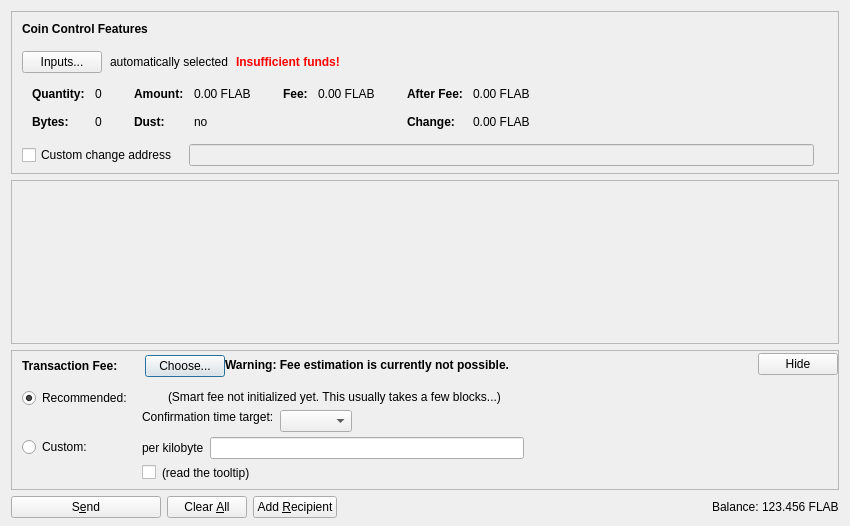
<?xml version="1.0" encoding="UTF-8"?>
<ui version="4.0">
 <class>SendCoinsDialog</class>
 <widget class="QDialog" name="SendCoinsDialog">
  <property name="geometry">
   <rect>
    <x>0</x>
    <y>0</y>
    <width>850</width>
    <height>526</height>
   </rect>
  </property>
  <property name="windowTitle">
   <string>Send Coins</string>
  </property>
  <layout class="QVBoxLayout" name="verticalLayout" stretch="0,1,0,0">
   <property name="bottomMargin">
    <number>8</number>
   </property>
   <item>
    <widget class="QFrame" name="frameCoinControl">
     <property name="sizePolicy">
      <sizepolicy hsizetype="Expanding" vsizetype="Expanding">
       <horstretch>0</horstretch>
       <verstretch>0</verstretch>
      </sizepolicy>
     </property>
     <property name="maximumSize">
      <size>
       <width>16777215</width>
       <height>16777215</height>
      </size>
     </property>
     <property name="frameShape">
      <enum>QFrame::StyledPanel</enum>
     </property>
     <property name="frameShadow">
      <enum>QFrame::Sunken</enum>
     </property>
     <layout class="QVBoxLayout" name="verticalLayoutCoinControl2">
      <property name="spacing">
       <number>0</number>
      </property>
      <property name="leftMargin">
       <number>0</number>
      </property>
      <property name="topMargin">
       <number>0</number>
      </property>
      <property name="rightMargin">
       <number>0</number>
      </property>
      <property name="bottomMargin">
       <number>6</number>
      </property>
      <item>
       <layout class="QVBoxLayout" name="verticalLayoutCoinControl" stretch="0,0,0,0,1">
        <property name="spacing">
         <number>0</number>
        </property>
        <property name="leftMargin">
         <number>10</number>
        </property>
        <property name="topMargin">
         <number>10</number>
        </property>
        <item>
         <layout class="QHBoxLayout" name="horizontalLayoutCoinControl1">
          <property name="bottomMargin">
           <number>15</number>
          </property>
          <item>
           <widget class="QLabel" name="labelCoinControlFeatures">
            <property name="sizePolicy">
             <sizepolicy hsizetype="Preferred" vsizetype="Maximum">
              <horstretch>0</horstretch>
              <verstretch>0</verstretch>
             </sizepolicy>
            </property>
            <property name="font">
             <font>
              <weight>75</weight>
              <bold>true</bold>
             </font>
            </property>
            <property name="styleSheet">
             <string notr="true">font-weight:bold;</string>
            </property>
            <property name="text">
             <string>Coin Control Features</string>
            </property>
           </widget>
          </item>
         </layout>
        </item>
        <item>
         <layout class="QHBoxLayout" name="horizontalLayoutCoinControl2" stretch="0,0,0,0">
          <property name="spacing">
           <number>8</number>
          </property>
          <property name="bottomMargin">
           <number>10</number>
          </property>
          <item>
           <widget class="QPushButton" name="pushButtonCoinControl">
            <property name="styleSheet">
             <string notr="true"/>
            </property>
            <property name="text">
             <string>Inputs...</string>
            </property>
            <property name="autoDefault">
             <bool>false</bool>
            </property>
           </widget>
          </item>
          <item>
           <widget class="QLabel" name="labelCoinControlAutomaticallySelected">
            <property name="text">
             <string>automatically selected</string>
            </property>
            <property name="margin">
             <number>5</number>
            </property>
           </widget>
          </item>
          <item>
           <widget class="QLabel" name="labelCoinControlInsuffFunds">
            <property name="font">
             <font>
              <weight>75</weight>
              <bold>true</bold>
             </font>
            </property>
            <property name="styleSheet">
             <string notr="true">color:red;font-weight:bold;</string>
            </property>
            <property name="text">
             <string>Insufficient funds!</string>
            </property>
            <property name="margin">
             <number>5</number>
            </property>
           </widget>
          </item>
          <item>
           <spacer name="horizontalSpacerCoinControl">
            <property name="orientation">
             <enum>Qt::Horizontal</enum>
            </property>
            <property name="sizeHint" stdset="0">
             <size>
              <width>40</width>
              <height>1</height>
             </size>
            </property>
           </spacer>
          </item>
         </layout>
        </item>
        <item>
         <widget class="QWidget" name="widgetCoinControl" native="true">
          <property name="sizePolicy">
           <sizepolicy hsizetype="Preferred" vsizetype="Preferred">
            <horstretch>0</horstretch>
            <verstretch>0</verstretch>
           </sizepolicy>
          </property>
          <property name="minimumSize">
           <size>
            <width>0</width>
            <height>0</height>
           </size>
          </property>
          <property name="styleSheet">
           <string notr="true"/>
          </property>
          <layout class="QHBoxLayout" name="horizontalLayoutCoinControl5">
           <property name="leftMargin">
            <number>0</number>
           </property>
           <property name="topMargin">
            <number>0</number>
           </property>
           <property name="rightMargin">
            <number>0</number>
           </property>
           <property name="bottomMargin">
            <number>0</number>
           </property>
           <item>
            <layout class="QHBoxLayout" name="horizontalLayoutCoinControl3" stretch="0,0,0,1">
             <property name="spacing">
              <number>20</number>
             </property>
             <property name="topMargin">
              <number>0</number>
             </property>
             <property name="bottomMargin">
              <number>10</number>
             </property>
             <item>
              <layout class="QFormLayout" name="formLayoutCoinControl1">
               <property name="horizontalSpacing">
                <number>10</number>
               </property>
               <property name="verticalSpacing">
                <number>14</number>
               </property>
               <property name="leftMargin">
                <number>10</number>
               </property>
               <property name="topMargin">
                <number>4</number>
               </property>
               <property name="rightMargin">
                <number>6</number>
               </property>
               <item row="0" column="0">
                <widget class="QLabel" name="labelCoinControlQuantityText">
                 <property name="font">
                  <font>
                   <weight>75</weight>
                   <bold>true</bold>
                  </font>
                 </property>
                 <property name="text">
                  <string>Quantity:</string>
                 </property>
                 <property name="margin">
                  <number>0</number>
                 </property>
                </widget>
               </item>
               <item row="0" column="1">
                <widget class="QLabel" name="labelCoinControlQuantity">
                 <property name="cursor">
                  <cursorShape>IBeamCursor</cursorShape>
                 </property>
                 <property name="contextMenuPolicy">
                  <enum>Qt::ActionsContextMenu</enum>
                 </property>
                 <property name="text">
                  <string notr="true">0</string>
                 </property>
                 <property name="margin">
                  <number>0</number>
                 </property>
                 <property name="textInteractionFlags">
                  <set>Qt::LinksAccessibleByMouse|Qt::TextSelectableByKeyboard|Qt::TextSelectableByMouse</set>
                 </property>
                </widget>
               </item>
               <item row="1" column="0">
                <widget class="QLabel" name="labelCoinControlBytesText">
                 <property name="font">
                  <font>
                   <weight>75</weight>
                   <bold>true</bold>
                  </font>
                 </property>
                 <property name="text">
                  <string>Bytes:</string>
                 </property>
                </widget>
               </item>
               <item row="1" column="1">
                <widget class="QLabel" name="labelCoinControlBytes">
                 <property name="cursor">
                  <cursorShape>IBeamCursor</cursorShape>
                 </property>
                 <property name="contextMenuPolicy">
                  <enum>Qt::ActionsContextMenu</enum>
                 </property>
                 <property name="text">
                  <string notr="true">0</string>
                 </property>
                 <property name="textInteractionFlags">
                  <set>Qt::LinksAccessibleByMouse|Qt::TextSelectableByKeyboard|Qt::TextSelectableByMouse</set>
                 </property>
                </widget>
               </item>
              </layout>
             </item>
             <item>
              <layout class="QFormLayout" name="formLayoutCoinControl2">
               <property name="horizontalSpacing">
                <number>10</number>
               </property>
               <property name="verticalSpacing">
                <number>14</number>
               </property>
               <property name="leftMargin">
                <number>6</number>
               </property>
               <property name="topMargin">
                <number>4</number>
               </property>
               <property name="rightMargin">
                <number>6</number>
               </property>
               <item row="0" column="0">
                <widget class="QLabel" name="labelCoinControlAmountText">
                 <property name="font">
                  <font>
                   <weight>75</weight>
                   <bold>true</bold>
                  </font>
                 </property>
                 <property name="text">
                  <string>Amount:</string>
                 </property>
                 <property name="margin">
                  <number>0</number>
                 </property>
                </widget>
               </item>
               <item row="0" column="1">
                <widget class="QLabel" name="labelCoinControlAmount">
                 <property name="cursor">
                  <cursorShape>IBeamCursor</cursorShape>
                 </property>
                 <property name="contextMenuPolicy">
                  <enum>Qt::ActionsContextMenu</enum>
                 </property>
                 <property name="text">
                  <string notr="true">0.00 FLAB</string>
                 </property>
                 <property name="textInteractionFlags">
                  <set>Qt::LinksAccessibleByMouse|Qt::TextSelectableByKeyboard|Qt::TextSelectableByMouse</set>
                 </property>
                </widget>
               </item>
               <item row="1" column="0">
                <widget class="QLabel" name="labelCoinControlLowOutputText">
                 <property name="font">
                  <font>
                   <weight>75</weight>
                   <bold>true</bold>
                  </font>
                 </property>
                 <property name="text">
                  <string>Dust:</string>
                 </property>
                </widget>
               </item>
               <item row="1" column="1">
                <widget class="QLabel" name="labelCoinControlLowOutput">
                 <property name="cursor">
                  <cursorShape>IBeamCursor</cursorShape>
                 </property>
                 <property name="contextMenuPolicy">
                  <enum>Qt::ActionsContextMenu</enum>
                 </property>
                 <property name="text">
                  <string notr="true">no</string>
                 </property>
                 <property name="textInteractionFlags">
                  <set>Qt::LinksAccessibleByMouse|Qt::TextSelectableByKeyboard|Qt::TextSelectableByMouse</set>
                 </property>
                </widget>
               </item>
              </layout>
             </item>
             <item>
              <layout class="QFormLayout" name="formLayoutCoinControl3">
               <property name="horizontalSpacing">
                <number>10</number>
               </property>
               <property name="verticalSpacing">
                <number>14</number>
               </property>
               <property name="leftMargin">
                <number>6</number>
               </property>
               <property name="topMargin">
                <number>4</number>
               </property>
               <property name="rightMargin">
                <number>6</number>
               </property>
               <item row="0" column="0">
                <widget class="QLabel" name="labelCoinControlFeeText">
                 <property name="font">
                  <font>
                   <weight>75</weight>
                   <bold>true</bold>
                  </font>
                 </property>
                 <property name="text">
                  <string>Fee:</string>
                 </property>
                 <property name="margin">
                  <number>0</number>
                 </property>
                </widget>
               </item>
               <item row="0" column="1">
                <widget class="QLabel" name="labelCoinControlFee">
                 <property name="cursor">
                  <cursorShape>IBeamCursor</cursorShape>
                 </property>
                 <property name="contextMenuPolicy">
                  <enum>Qt::ActionsContextMenu</enum>
                 </property>
                 <property name="text">
                  <string notr="true">0.00 FLAB</string>
                 </property>
                 <property name="textInteractionFlags">
                  <set>Qt::LinksAccessibleByMouse|Qt::TextSelectableByKeyboard|Qt::TextSelectableByMouse</set>
                 </property>
                </widget>
               </item>
              </layout>
             </item>
             <item>
              <layout class="QFormLayout" name="formLayoutCoinControl4">
               <property name="horizontalSpacing">
                <number>10</number>
               </property>
               <property name="verticalSpacing">
                <number>14</number>
               </property>
               <property name="leftMargin">
                <number>6</number>
               </property>
               <property name="topMargin">
                <number>4</number>
               </property>
               <property name="rightMargin">
                <number>6</number>
               </property>
               <item row="0" column="0">
                <widget class="QLabel" name="labelCoinControlAfterFeeText">
                 <property name="font">
                  <font>
                   <weight>75</weight>
                   <bold>true</bold>
                  </font>
                 </property>
                 <property name="text">
                  <string>After Fee:</string>
                 </property>
                 <property name="margin">
                  <number>0</number>
                 </property>
                </widget>
               </item>
               <item row="0" column="1">
                <widget class="QLabel" name="labelCoinControlAfterFee">
                 <property name="cursor">
                  <cursorShape>IBeamCursor</cursorShape>
                 </property>
                 <property name="contextMenuPolicy">
                  <enum>Qt::ActionsContextMenu</enum>
                 </property>
                 <property name="text">
                  <string notr="true">0.00 FLAB</string>
                 </property>
                 <property name="textInteractionFlags">
                  <set>Qt::LinksAccessibleByMouse|Qt::TextSelectableByKeyboard|Qt::TextSelectableByMouse</set>
                 </property>
                </widget>
               </item>
               <item row="1" column="0">
                <widget class="QLabel" name="labelCoinControlChangeText">
                 <property name="font">
                  <font>
                   <weight>75</weight>
                   <bold>true</bold>
                  </font>
                 </property>
                 <property name="text">
                  <string>Change:</string>
                 </property>
                </widget>
               </item>
               <item row="1" column="1">
                <widget class="QLabel" name="labelCoinControlChange">
                 <property name="cursor">
                  <cursorShape>IBeamCursor</cursorShape>
                 </property>
                 <property name="contextMenuPolicy">
                  <enum>Qt::ActionsContextMenu</enum>
                 </property>
                 <property name="text">
                  <string notr="true">0.00 FLAB</string>
                 </property>
                 <property name="textInteractionFlags">
                  <set>Qt::LinksAccessibleByMouse|Qt::TextSelectableByKeyboard|Qt::TextSelectableByMouse</set>
                 </property>
                </widget>
               </item>
              </layout>
             </item>
            </layout>
           </item>
          </layout>
         </widget>
        </item>
        <item>
         <layout class="QHBoxLayout" name="horizontalLayoutCoinControl4" stretch="0,0,0">
          <property name="spacing">
           <number>12</number>
          </property>
          <property name="sizeConstraint">
           <enum>QLayout::SetDefaultConstraint</enum>
          </property>
          <property name="topMargin">
           <number>5</number>
          </property>
          <property name="rightMargin">
           <number>5</number>
          </property>
          <item>
           <widget class="QCheckBox" name="checkBoxCoinControlChange">
            <property name="toolTip">
             <string>If this is activated, but the change address is empty or invalid, change will be sent to a newly generated address.</string>
            </property>
            <property name="text">
             <string>Custom change address</string>
            </property>
           </widget>
          </item>
          <item>
           <widget class="QValidatedLineEdit" name="lineEditCoinControlChange">
            <property name="enabled">
             <bool>false</bool>
            </property>
            <property name="sizePolicy">
             <sizepolicy hsizetype="Expanding" vsizetype="Fixed">
              <horstretch>0</horstretch>
              <verstretch>0</verstretch>
             </sizepolicy>
            </property>
           </widget>
          </item>
          <item>
           <widget class="QLabel" name="labelCoinControlChangeLabel">
            <property name="sizePolicy">
             <sizepolicy hsizetype="Preferred" vsizetype="Expanding">
              <horstretch>0</horstretch>
              <verstretch>0</verstretch>
             </sizepolicy>
            </property>
            <property name="minimumSize">
             <size>
              <width>0</width>
              <height>0</height>
             </size>
            </property>
            <property name="text">
             <string/>
            </property>
            <property name="margin">
             <number>3</number>
            </property>
           </widget>
          </item>
         </layout>
        </item>
        <item>
         <spacer name="verticalSpacerCoinControl">
          <property name="orientation">
           <enum>Qt::Vertical</enum>
          </property>
          <property name="sizeHint" stdset="0">
           <size>
            <width>800</width>
            <height>1</height>
           </size>
          </property>
         </spacer>
        </item>
       </layout>
      </item>
     </layout>
    </widget>
   </item>
   <item>
    <widget class="QScrollArea" name="scrollArea">
     <property name="widgetResizable">
      <bool>true</bool>
     </property>
     <widget class="QWidget" name="scrollAreaWidgetContents">
      <property name="geometry">
       <rect>
        <x>0</x>
        <y>0</y>
        <width>830</width>
        <height>104</height>
       </rect>
      </property>
      <layout class="QVBoxLayout" name="verticalLayout_2" stretch="0,1">
       <property name="leftMargin">
        <number>0</number>
       </property>
       <property name="topMargin">
        <number>0</number>
       </property>
       <property name="rightMargin">
        <number>0</number>
       </property>
       <property name="bottomMargin">
        <number>0</number>
       </property>
       <item>
        <layout class="QVBoxLayout" name="entries">
         <property name="spacing">
          <number>6</number>
         </property>
        </layout>
       </item>
       <item>
        <spacer name="verticalSpacer">
         <property name="orientation">
          <enum>Qt::Vertical</enum>
         </property>
         <property name="sizeHint" stdset="0">
          <size>
           <width>20</width>
           <height>40</height>
          </size>
         </property>
        </spacer>
       </item>
      </layout>
     </widget>
    </widget>
   </item>
   <item>
    <widget class="QFrame" name="frameFee">
     <property name="sizePolicy">
      <sizepolicy hsizetype="Expanding" vsizetype="Expanding">
       <horstretch>0</horstretch>
       <verstretch>0</verstretch>
      </sizepolicy>
     </property>
     <property name="maximumSize">
      <size>
       <width>16777215</width>
       <height>16777215</height>
      </size>
     </property>
     <property name="frameShape">
      <enum>QFrame::StyledPanel</enum>
     </property>
     <property name="frameShadow">
      <enum>QFrame::Sunken</enum>
     </property>
     <layout class="QVBoxLayout" name="verticalLayoutFee1">
      <property name="spacing">
       <number>0</number>
      </property>
      <property name="leftMargin">
       <number>0</number>
      </property>
      <property name="topMargin">
       <number>0</number>
      </property>
      <property name="rightMargin">
       <number>0</number>
      </property>
      <property name="bottomMargin">
       <number>0</number>
      </property>
      <item>
       <layout class="QVBoxLayout" name="verticalLayoutFee2" stretch="0,0,0">
        <property name="spacing">
         <number>0</number>
        </property>
        <property name="leftMargin">
         <number>10</number>
        </property>
        <property name="topMargin">
         <number>0</number>
        </property>
        <item>
         <layout class="QHBoxLayout" name="horizontalLayoutFee1">
          <property name="bottomMargin">
           <number>0</number>
          </property>
          <item>
           <layout class="QVBoxLayout" name="verticalLayoutFee7">
            <property name="spacing">
             <number>0</number>
            </property>
            <item>
             <spacer name="verticalSpacerSmartFee">
              <property name="orientation">
               <enum>Qt::Vertical</enum>
              </property>
              <property name="sizeType">
               <enum>QSizePolicy::Fixed</enum>
              </property>
              <property name="sizeHint" stdset="0">
               <size>
                <width>1</width>
                <height>4</height>
               </size>
              </property>
             </spacer>
            </item>
            <item>
             <layout class="QHBoxLayout" name="horizontalLayoutSmartFee">
              <property name="spacing">
               <number>10</number>
              </property>
              <item>
               <widget class="QLabel" name="labelFeeHeadline">
                <property name="sizePolicy">
                 <sizepolicy hsizetype="Preferred" vsizetype="Maximum">
                  <horstretch>0</horstretch>
                  <verstretch>0</verstretch>
                 </sizepolicy>
                </property>
                <property name="font">
                 <font>
                  <weight>75</weight>
                  <bold>true</bold>
                 </font>
                </property>
                <property name="styleSheet">
                 <string notr="true">font-weight:bold;</string>
                </property>
                <property name="text">
                 <string>Transaction Fee:</string>
                </property>
               </widget>
              </item>
              <item>
               <widget class="QLabel" name="labelFeeMinimized">
                <property name="text">
                 <string/>
                </property>
               </widget>
              </item>
              <item>
               <widget class="QPushButton" name="buttonChooseFee">
                <property name="text">
                 <string>Choose...</string>
                </property>
               </widget>
              </item>
             </layout>
            </item>
            <item>
             <spacer name="verticalSpacer_5">
              <property name="orientation">
               <enum>Qt::Vertical</enum>
              </property>
              <property name="sizeHint" stdset="0">
               <size>
                <width>1</width>
                <height>1</height>
               </size>
              </property>
             </spacer>
            </item>
           </layout>
          </item>
          <item>
           <widget class="QLabel" name="fallbackFeeWarningLabel">
            <property name="toolTip">
             <string>Using the fallbackfee can result in sending a transaction that will take several hours or days (or never) to confirm. Consider choosing your fee manually or wait until you have validated the complete chain.</string>
            </property>
            <property name="font">
            <font>
                <weight>75</weight>
                <bold>true</bold>
            </font>
            </property>
            <property name="text">
             <string>Warning: Fee estimation is currently not possible.</string>
            </property>
            <property name="wordWrap">
             <bool>false</bool>
            </property>
           </widget>
          </item>
          <item>
           <spacer name="horizontalSpacer_4">
            <property name="orientation">
             <enum>Qt::Horizontal</enum>
            </property>
            <property name="sizeType">
             <enum>QSizePolicy::MinimumExpanding</enum>
            </property>
            <property name="sizeHint" stdset="0">
             <size>
              <width>40</width>
              <height>20</height>
             </size>
            </property>
           </spacer>
          </item>
          <item>
           <widget class="QPushButton" name="buttonMinimizeFee">
            <property name="toolTip">
             <string>collapse fee-settings</string>
            </property>
            <property name="text">
             <string>Hide</string>
            </property>
           </widget>
          </item>
         </layout>
        </item>
        <item>
         <widget class="QFrame" name="frameFeeSelection">
          <layout class="QVBoxLayout" name="verticalLayoutFee12">
           <property name="spacing">
            <number>0</number>
           </property>
           <property name="leftMargin">
            <number>0</number>
           </property>
           <property name="topMargin">
            <number>0</number>
           </property>
           <property name="rightMargin">
            <number>0</number>
           </property>
           <property name="bottomMargin">
            <number>0</number>
           </property>
           <item>
            <layout class="QGridLayout" name="gridLayoutFee">
             <property name="topMargin">
              <number>10</number>
             </property>
             <property name="bottomMargin">
              <number>4</number>
             </property>
             <property name="horizontalSpacing">
              <number>10</number>
             </property>
             <property name="verticalSpacing">
              <number>4</number>
             </property>
             <item row="1" column="1">
              <layout class="QVBoxLayout" name="verticalLayoutFee8">
               <property name="spacing">
                <number>6</number>
               </property>
               <item>
                <layout class="QHBoxLayout" name="horizontalLayoutFee13">
                 <item>
                  <widget class="QLabel" name="labelCustomPerKilobyte">
                   <property name="toolTip">
                    <string>If the custom fee is set to 1000 satoshis and the transaction is only 250 bytes, then &quot;per kilobyte&quot; only pays 250 satoshis in fee, while &quot;total at least&quot; pays 1000 satoshis. For transactions bigger than a kilobyte both pay by kilobyte.</string>
                   </property>
                   <property name="text">
                    <string>per kilobyte</string>
                   </property>
                  </widget>
                 </item>
                 <item>
                  <widget class="BitcoinAmountField" name="customFee"/>
                 </item>
                 <item>
                  <spacer name="horizontalSpacer_6">
                   <property name="orientation">
                    <enum>Qt::Horizontal</enum>
                   </property>
                   <property name="sizeHint" stdset="0">
                    <size>
                     <width>1</width>
                     <height>1</height>
                    </size>
                   </property>
                  </spacer>
                 </item>
                </layout>
               </item>
               <item>
                <layout class="QHBoxLayout" name="horizontalLayoutFee8">
                 <item>
                  <widget class="QCheckBox" name="checkBoxMinimumFee">
                   <property name="toolTip">
                    <string>Paying only the minimum fee is just fine as long as there is less transaction volume than space in the blocks. But be aware that this can end up in a never confirming transaction once there is more demand for flabourascoin transactions than the network can process.</string>
                   </property>
                   <property name="text">
                    <string/>
                   </property>
                  </widget>
                 </item>
                 <item>
                  <widget class="QLabel" name="labelMinFeeWarning">
                   <property name="enabled">
                    <bool>true</bool>
                   </property>
                   <property name="toolTip">
                    <string>Paying only the minimum fee is just fine as long as there is less transaction volume than space in the blocks. But be aware that this can end up in a never confirming transaction once there is more demand for flabourascoin transactions than the network can process.</string>
                   </property>
                   <property name="text">
                    <string>(read the tooltip)</string>
                   </property>
                   <property name="margin">
                    <number>5</number>
                   </property>
                  </widget>
                 </item>
                 <item>
                  <spacer name="horizontalSpacer_2">
                   <property name="orientation">
                    <enum>Qt::Horizontal</enum>
                   </property>
                   <property name="sizeHint" stdset="0">
                    <size>
                     <width>1</width>
                     <height>1</height>
                    </size>
                   </property>
                  </spacer>
                 </item>
                </layout>
               </item>
              </layout>
             </item>
             <item row="0" column="0">
              <layout class="QVBoxLayout" name="verticalLayoutFee4" stretch="0,1">
               <item>
                <widget class="QRadioButton" name="radioSmartFee">
                 <property name="text">
                  <string>Recommended:</string>
                 </property>
                 <property name="checked">
                  <bool>true</bool>
                 </property>
                 <attribute name="buttonGroup">
                  <string notr="true">groupFee</string>
                 </attribute>
                </widget>
               </item>
               <item>
                <spacer name="verticalSpacer_2">
                 <property name="orientation">
                  <enum>Qt::Vertical</enum>
                 </property>
                 <property name="sizeHint" stdset="0">
                  <size>
                   <width>1</width>
                   <height>1</height>
                  </size>
                 </property>
                </spacer>
               </item>
              </layout>
             </item>
             <item row="1" column="0">
              <layout class="QVBoxLayout" name="verticalLayoutFee9" stretch="0,1">
               <item>
                <widget class="QRadioButton" name="radioCustomFee">
                 <property name="text">
                  <string>Custom:</string>
                 </property>
                 <attribute name="buttonGroup">
                  <string notr="true">groupFee</string>
                 </attribute>
                </widget>
               </item>
               <item>
                <spacer name="verticalSpacer_6">
                 <property name="orientation">
                  <enum>Qt::Vertical</enum>
                 </property>
                 <property name="sizeHint" stdset="0">
                  <size>
                   <width>1</width>
                   <height>1</height>
                  </size>
                 </property>
                </spacer>
               </item>
              </layout>
             </item>
             <item row="0" column="1">
              <layout class="QVBoxLayout" name="verticalLayoutFee3" stretch="0,0,1">
               <property name="spacing">
                <number>6</number>
               </property>
               <property name="topMargin">
                <number>2</number>
               </property>
               <item>
                <layout class="QHBoxLayout" name="horizontalLayoutFee12">
                 <item>
                  <widget class="QLabel" name="labelSmartFee">
                   <property name="text">
                    <string/>
                   </property>
                   <property name="margin">
                    <number>2</number>
                   </property>
                  </widget>
                 </item>
                 <item>
                  <widget class="QLabel" name="labelFeeEstimation">
                   <property name="text">
                    <string/>
                   </property>
                  </widget>
                 </item>
                 <item>
                  <widget class="QLabel" name="labelSmartFee2">
                   <property name="text">
                    <string>(Smart fee not initialized yet. This usually takes a few blocks...)</string>
                   </property>
                   <property name="margin">
                    <number>2</number>
                   </property>
                  </widget>
                 </item>
                 <item>
                  <spacer name="horizontalSpacer_5">
                   <property name="orientation">
                    <enum>Qt::Horizontal</enum>
                   </property>
                   <property name="sizeHint" stdset="0">
                    <size>
                     <width>1</width>
                     <height>1</height>
                    </size>
                   </property>
                  </spacer>
                 </item>
                </layout>
               </item>
               <item>
                <layout class="QHBoxLayout" name="horizontalLayoutFee9">
                 <item>
                  <layout class="QVBoxLayout" name="verticalLayoutFee6">
                   <item>
                    <widget class="QLabel" name="labelSmartFee3">
                     <property name="text">
                      <string>Confirmation time target:</string>
                     </property>
                     <property name="margin">
                      <number>2</number>
                     </property>
                    </widget>
                   </item>
                   <item>
                    <spacer name="verticalSpacer_3">
                     <property name="orientation">
                      <enum>Qt::Vertical</enum>
                     </property>
                     <property name="sizeHint" stdset="0">
                      <size>
                       <width>1</width>
                       <height>1</height>
                      </size>
                     </property>
                    </spacer>
                   </item>
                  </layout>
                 </item>
                 <item>
                  <layout class="QVBoxLayout" name="verticalLayoutFee5">
                   <property name="rightMargin">
                    <number>30</number>
                   </property>
                   <item>
                    <layout class="QHBoxLayout" name="horizontalLayoutConfTarget">
                     <property name="bottomMargin">
                      <number>0</number>
                     </property>
                     <item>
                      <widget class="QComboBox" name="confTargetSelector"/>
                     </item>
                     <item>
                      <spacer name="horizontalSpacerConfTarget">
                       <property name="orientation">
                        <enum>Qt::Horizontal</enum>
                       </property>
                       <property name="sizeHint" stdset="0">
                        <size>
                         <width>40</width>
                         <height>20</height>
                        </size>
                       </property>
                      </spacer>
                     </item>
                    </layout>
                   </item>
                  </layout>
                 </item>
                </layout>
               </item>
               <item>
                <spacer name="verticalSpacer_4">
                 <property name="orientation">
                  <enum>Qt::Vertical</enum>
                 </property>
                 <property name="sizeHint" stdset="0">
                  <size>
                   <width>1</width>
                   <height>1</height>
                  </size>
                 </property>
                </spacer>
               </item>
              </layout>
             </item>
            </layout>
           </item>
          </layout>
         </widget>
        </item>
        <item>
         <spacer name="verticalSpacerFee">
          <property name="orientation">
           <enum>Qt::Vertical</enum>
          </property>
          <property name="sizeHint" stdset="0">
           <size>
            <width>40</width>
            <height>5</height>
           </size>
          </property>
         </spacer>
        </item>
       </layout>
      </item>
     </layout>
    </widget>
   </item>
   <item>
    <layout class="QHBoxLayout" name="horizontalLayout">
     <item>
      <widget class="QPushButton" name="sendButton">
       <property name="minimumSize">
        <size>
         <width>150</width>
         <height>0</height>
        </size>
       </property>
       <property name="toolTip">
        <string>Confirm the send action</string>
       </property>
       <property name="text">
        <string>S&amp;end</string>
       </property>
       <property name="icon">
        <iconset resource="../bitcoin.qrc">
         <normaloff>:/icons/send</normaloff>:/icons/send</iconset>
       </property>
       <property name="autoDefault">
        <bool>false</bool>
       </property>
       <property name="default">
        <bool>false</bool>
       </property>
      </widget>
     </item>
     <item>
      <widget class="QPushButton" name="clearButton">
       <property name="sizePolicy">
        <sizepolicy hsizetype="Minimum" vsizetype="Fixed">
         <horstretch>0</horstretch>
         <verstretch>0</verstretch>
        </sizepolicy>
       </property>
       <property name="toolTip">
        <string>Clear all fields of the form.</string>
       </property>
       <property name="text">
        <string>Clear &amp;All</string>
       </property>
       <property name="icon">
        <iconset resource="../bitcoin.qrc">
         <normaloff>:/icons/remove</normaloff>:/icons/remove</iconset>
       </property>
       <property name="autoDefault">
        <bool>false</bool>
       </property>
      </widget>
     </item>
     <item>
      <widget class="QPushButton" name="addButton">
       <property name="toolTip">
        <string>Send to multiple recipients at once</string>
       </property>
       <property name="text">
        <string>Add &amp;Recipient</string>
       </property>
       <property name="icon">
        <iconset resource="../bitcoin.qrc">
         <normaloff>:/icons/add</normaloff>:/icons/add</iconset>
       </property>
       <property name="autoDefault">
        <bool>false</bool>
       </property>
      </widget>
     </item>
     <item>
      <spacer name="horizontalSpacer">
       <property name="orientation">
        <enum>Qt::Horizontal</enum>
       </property>
       <property name="sizeHint" stdset="0">
        <size>
         <width>40</width>
         <height>20</height>
        </size>
       </property>
      </spacer>
     </item>
     <item>
      <layout class="QHBoxLayout" name="horizontalLayout_2">
       <property name="spacing">
        <number>3</number>
       </property>
       <item>
        <widget class="QLabel" name="label">
         <property name="sizePolicy">
          <sizepolicy hsizetype="Preferred" vsizetype="Fixed">
           <horstretch>0</horstretch>
           <verstretch>0</verstretch>
          </sizepolicy>
         </property>
         <property name="text">
          <string>Balance:</string>
         </property>
        </widget>
       </item>
       <item>
        <widget class="QLabel" name="labelBalance">
         <property name="sizePolicy">
          <sizepolicy hsizetype="Preferred" vsizetype="Fixed">
           <horstretch>0</horstretch>
           <verstretch>0</verstretch>
          </sizepolicy>
         </property>
         <property name="cursor">
          <cursorShape>IBeamCursor</cursorShape>
         </property>
         <property name="text">
          <string notr="true">123.456 FLAB</string>
         </property>
         <property name="textInteractionFlags">
          <set>Qt::LinksAccessibleByMouse|Qt::TextSelectableByKeyboard|Qt::TextSelectableByMouse</set>
         </property>
        </widget>
       </item>
      </layout>
     </item>
    </layout>
   </item>
  </layout>
 </widget>
 <customwidgets>
  <customwidget>
   <class>QValidatedLineEdit</class>
   <extends>QLineEdit</extends>
   <header>qt/qvalidatedlineedit.h</header>
  </customwidget>
  <customwidget>
   <class>BitcoinAmountField</class>
   <extends>QLineEdit</extends>
   <header>qt/bitcoinamountfield.h</header>
   <container>1</container>
  </customwidget>
 </customwidgets>
 <resources>
  <include location="../bitcoin.qrc"/>
 </resources>
 <connections/>
 <buttongroups>
  <buttongroup name="groupFee"/>
 </buttongroups>
</ui>
